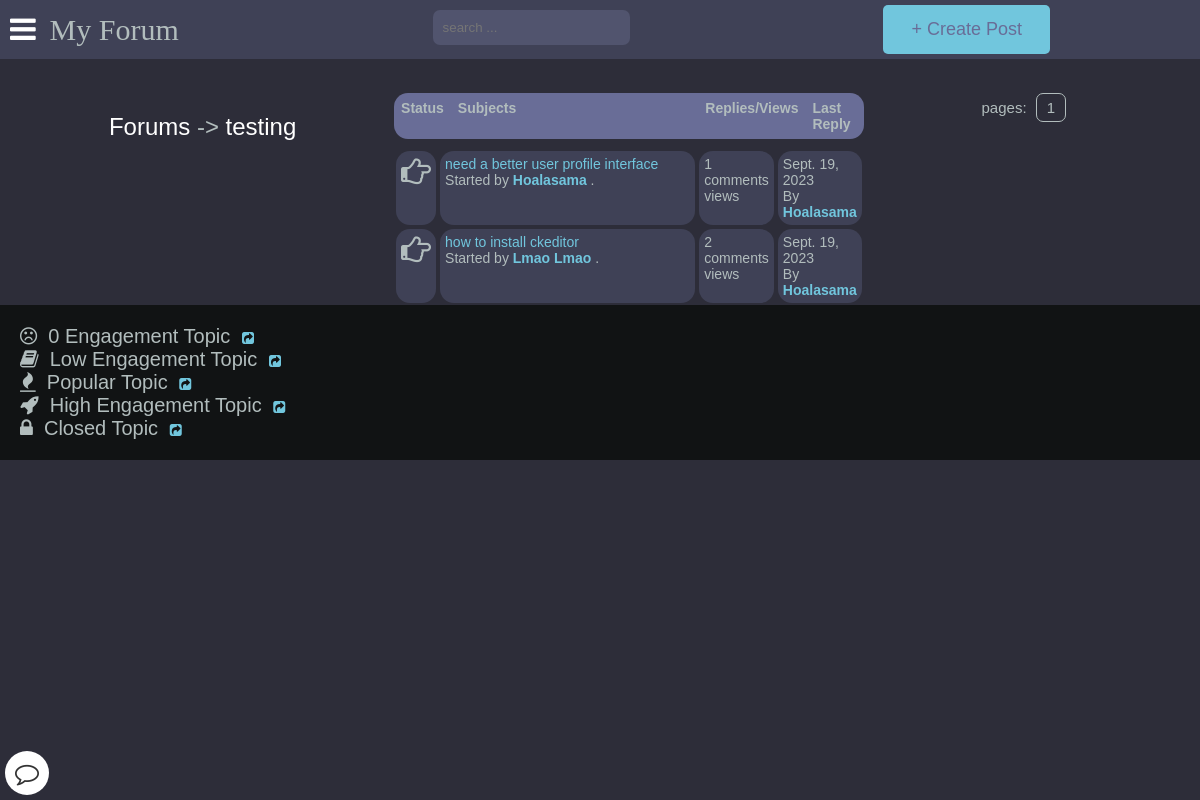
The page /posts/testing/ on the database its author committed.
### main/models.py (models this page shows, shortened)
class Category(models.Model):
    title = models.CharField(max_length=50)
    slug = models.SlugField(max_length=400, unique=True, blank=True)
    description = models.TextField(default="description")
    class Meta:
        verbose_name_plural = "categories"
    def get_url(self):
        return reverse("posts", kwargs={
            "slug":self.slug
        })

class Post(models.Model):
    title = models.CharField(max_length=400)
    slug = models.SlugField(max_length=400, unique=True, blank=True)
    user = models.ForeignKey(Author, on_delete=models.CASCADE)
    content = HTMLField()
    categories = models.ManyToManyField(Category)
    date = models.DateTimeField(auto_now_add=True)
    approved = models.BooleanField(default=True)
    image = models.ImageField(upload_to='post_images', blank=True, null=True)
    hit_count_generic = GenericRelation(HitCount, object_id_field='object_pk',
        related_query_name='hit_count_generic_relation'
    )
    tags = TaggableManager()
    comments = models.ManyToManyField(Comment, blank=True)
    def get_url(self):
        return reverse("detail", kwargs={
            "slug":self.slug
        })
    class Meta:
        ordering = ['-date']
    @property
    def num_comments(self):
        return self.comments.count()
    @property
    def last_reply(self):
        return self.comments.latest("date")

class Author(models.Model):
    user = models.ForeignKey(User, on_delete=models.CASCADE)
    fullname = models.CharField(max_length=40, blank=True)
    slug = models.SlugField(max_length=400, unique=True, blank=True)
    bio = HTMLField(default='none')
    points = models.IntegerField(default=0)
    email = models.EmailField(unique=False,default="example@gmail.com", validators=[EmailValidator(message="Invalid email format")])
    profile_pic = ResizedImageField(size=[400, 400], quality=100, upload_to="authors", default="defaults/default_profile_pic.jpg", null=True, blank=False)

class Comment(models.Model):
    user = models.ForeignKey(Author, on_delete=models.CASCADE)
    content = models.TextField()
    date = models.DateTimeField(auto_now_add=True)
    replies = models.ManyToManyField(Reply, blank=True)

### main/views.py (the view)
# urls.py: path("posts/<slug>/", posts, name="posts"),
def posts(request, slug):
    category = get_object_or_404(Category, slug=slug)
    posts = Post.objects.filter(approved=True, categories=category)
    paginator = Paginator(posts, 10)
    page = request.GET.get("page")
    try:
        posts = paginator.page(page)
    except PageNotAnInteger:
        posts = paginator.page(1)
    except EmptyPage:
        posts = paginator.page(paginator.num_pages)
    context = {
        "posts":posts,
        "forum": category,
        "title": "Posts"
    }
    return render(request, "posts.html", context)

### templates/posts.html
{% extends 'base.html' %}
{% load hitcount_tags %}
{% block content %}
    <div class="container">
        <div class="navigate">
            <span><a href="{% url 'home' %}">Forums</a> -> <a href="{{forum.get_url}}">{{forum.title}}</a></span>
        </div>
        <div class="posts-table">
            <div class="table-head">
                <div class="status">Status</div>
                <div class="subjects">Subjects</div>
                <div class="replies">Replies/Views</div>
                <div class="last-reply">Last Reply</div>
            </div>
            {% for post in posts %}
            <div class="table-row">
                <div class="status"><i class="fa fa-hand-o-right"></i></div>
                <div class="subjects">
                    <a href="{{post.get_url}}">{{post.title}}</a>
                    <br>
                    <span>Started by <b><a href="">{{post.user.fullname|title}}</a></b> .</span>
                </div>
                <div class="replies">
                    {{post.num_comments}} comments <br> {% get_hit_count for post %} views
                </div>
                <div class="last-reply">
                    {{post.last_reply.date|date}}
                    <br>By <b><a href="">{{post.last_reply.user.fullname|title}}</a></b>
                </div>
            </div>
            {% endfor %}
        </div>
            <div class="pagination">
                pages: {% for num_page in posts.paginator.page_range %}<a href="?page={{num_page}}">{{num_page}}</a> {% endfor %}
            </div>
    </div>
    <div class="note">
        <span><i class="fa fa-frown-o"></i>&nbsp; 0 Engagement Topic</span>&nbsp;&nbsp;&nbsp;<a href=""><i class="fa fa-share-square"></i></a><br>
        <span><i class="fa fa-book"></i>&nbsp; Low Engagement Topic</span>&nbsp;&nbsp;&nbsp;<a href=""><i class="fa fa-share-square"></i></a><br>
        <span><i class="fa fa-fire"></i>&nbsp; Popular Topic</span>&nbsp;&nbsp;&nbsp;<a href=""><i class="fa fa-share-square"></i></a><br>
        <span><i class="fa fa-rocket"></i>&nbsp; High Engagement Topic</span>&nbsp;&nbsp;&nbsp;<a href=""><i class="fa fa-share-square"></i></a><br>
        <span><i class="fa fa-lock"></i>&nbsp; Closed Topic</span>&nbsp;&nbsp;&nbsp;<a href=""><i class="fa fa-share-square"></i></a><br>
    </div>
{% endblock content %}

### static/style.css (style rules this page uses)
:root { --color-main: #71c6dd; --color-main-light: #e1f6fb; --color-dark: #3f4156; --color-dark-medium: #51546e; --color-dark-light: #696d97; --color-light: #e5e5e5; --color-gray: #8b8b8b; --color-light-gray: #b2bdbd; --color-bg: #2d2d39; --color-success: #5dd693; --color-error: #fc4b0b; }
* { box-sizing: border-box; }
html { font-size: 14px; font-family: Arial, Helvetica, sans-serif; background-color:var(--color-bg); color:var(--color-light-gray); }
a { display: inline-block; color: var(--color-main); text-decoration: none; }
div { display: block; }
.container { margin: auto; max-width: 120rem; width: 90%; display: flex; justify-content: space-around; align-items: flex-start; margin-top: 2.4rem; }
.table-head { display: flex; background-color: var(--color-dark-light); border-radius: 1rem; margin-bottom: 10px; }
.table-head div { padding: 5px; margin: 2px; background-color: --color-dark-light; font-weight: bold; }
.table-head .status { flex: 5%; }
.table-head .subjects { flex: 70%; }
.table-head .replies { flex: 10%; }
.table-head .last-reply { flex: 15%; }
.table-row { display: flex; }
.table-row .status, .table-row .subjects, .table-row .replies, .table-row .last-reply { padding: 5px; margin: 2px; background-color: var(--color-dark); border-radius: 1rem; }
.table-row .status { flex: 5%; font-size: 30px; text-align: center; }
.table-row .subjects { flex: 70%; }
.table-row .replies { flex: 10%; }
.table-row .last-reply { flex: 15%; }
.navigate { margin-block: 20px; font-weight: lighter; font-size: 24px; }
.navigate a { color: #fff; }
.pagination { padding: 0px 20px 20px 20px; font-size: 15px; }
.pagination a { color: var(--color-light-gray); margin-inline: 5px; padding: 5px 10px; border: solid 0.5px var(--color-light-gray); border-radius: 0.5rem; }
.note { background-color:#111314; padding: 20px; display: block; }
.note span { font-size: 20px; margin-block: 5px; }
body { margin:0px; background-color: var(--color-bg); }

### rows shown on the page
Category: title "testing"
Post: title "need a better user profile interface", user.fullname "Hoalasama", num_comments "1", last_reply "Sept. 19, 2023", last_reply.user.fullname "Hoalasama"
Post: title "how to install ckeditor", user.fullname "Lmao Lmao", num_comments "2", last_reply "Sept. 19, 2023", last_reply.user.fullname "Hoalasama"

### other values the page prints
{{ num_page }} "1"
